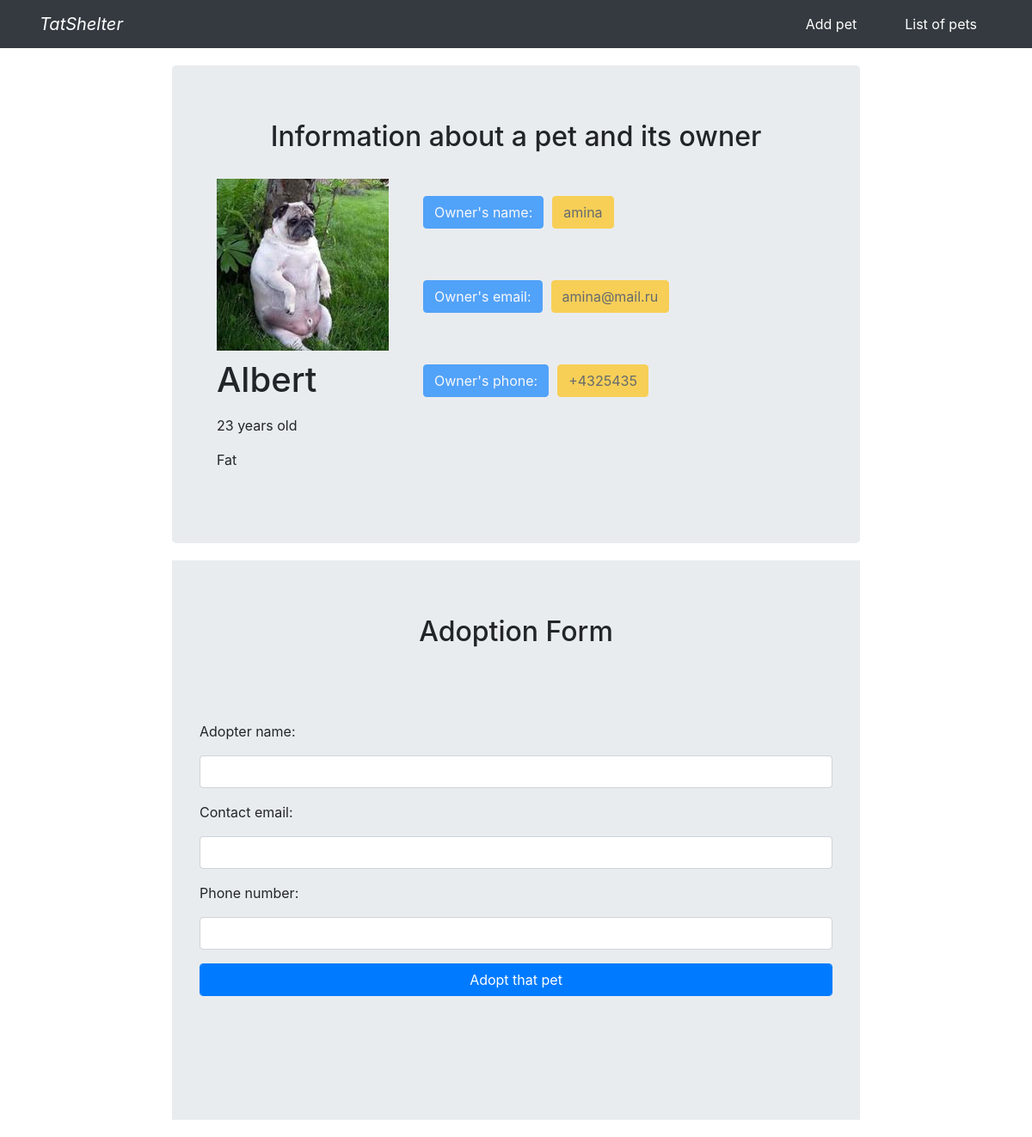
The app's page /pet/1, older data.
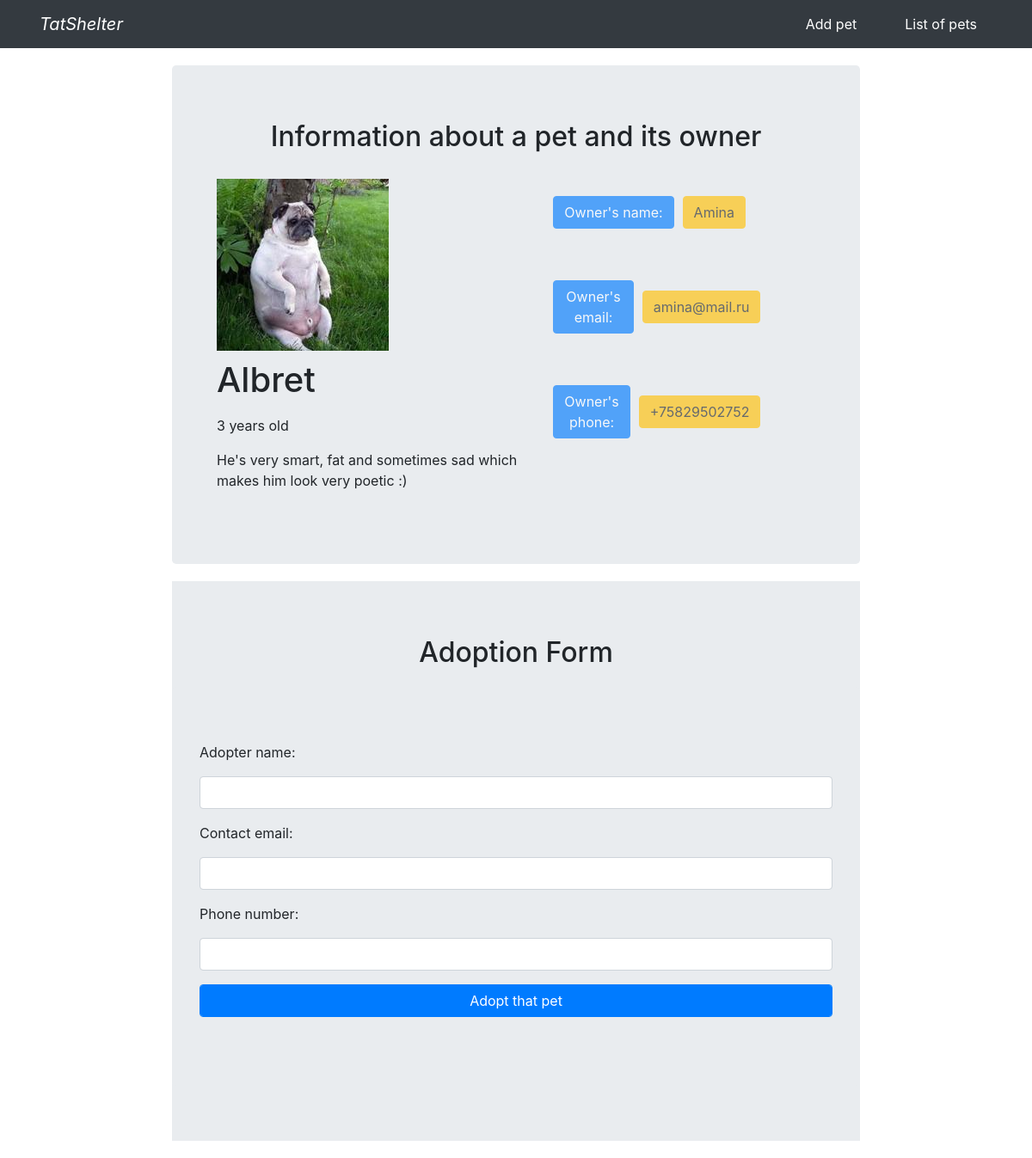
The same page, newer data.
### tatshelter.py (models this page shows, shortened)
class Pet(db.Model):
    __tablename__ = 'pets'
    id = db.Column(db.Integer, primary_key=True)
    name = db.Column(db.Text)
    pet_type = db.Column(db.Text)
    age = db.Column(db.Integer)
    info = db.Column(db.Text)
    adopted = db.Column(db.Boolean)
    owner_id = db.Column(db.Integer, db.ForeignKey('owners.id'))
    adopter_id = db.Column(db.Integer, db.ForeignKey('adopters.id'))
    pic = db.Column(db.String(64), nullable=False, default='default.jpg')

class Owner(db.Model):
    __tablename__ = 'owners'
    id = db.Column(db.Integer, primary_key=True)
    email = db.Column(db.Text, unique=True)
    full_name = db.Column(db.Text)
    phone_number = db.Column(db.Text)
    owned = db.relationship('Pet', backref='owner', lazy='dynamic')

### tatshelter.py (the view, shortened to what this page needs)
@app.route('/pet/<pet_id>', methods=['GET', 'POST'])
def pet(pet_id):
    pet_id = int(pet_id)
    pet = Pet.query.get(pet_id)
    owner = Owner.query.get(pet.owner_id)
    form = AdoptForm()
    return render_template('pet.html', form=form, pet=pet, owner=owner)

### forms.py
class AdoptForm(FlaskForm):
    name = StringField('Adopter name: ', [InputRequired(message="Please, provide adopter name")])
    email = StringField('Contact email: ', [InputRequired(message="Please, provide adopter contact email")])
    phone = StringField('Phone number: ', [InputRequired(message="Please, provide adopter contact phone")])
    submit = SubmitField('Adopt that pet')

### templates/pet.html (shortened to what this page needs)
{%extends "base.html"%}
{%block content%}
<div class="jumbotron" style="width: 800px; margin: 20px auto;">
  <h2 class="display-6" style="text-align: center; margin-bottom: 20px;">Information about a pet and its owner</h2>
  <div class="d-flex" style="width: 90%;">
    <div>
      <div class='image' style="margin: 10px 20px;">
        <img src="../static/{{pet.pic}}">
      </div>
      <div class="d-flex flex-column" style="margin: 5px 20px;">
        <h1 class="display-7">{{pet.name}}</h1>
        <p>{{pet.age}} years old</p>
        <p>{{pet.info}}</p>
      </div>
    </div>
    <div class="d-flex flex-column">
      <div class="d-flex align-items-center" style="margin: 20px 10px;">
        <div class="btn btn-primary disabled" style="margin: 10px 10px;">Owner's name:</div>
        <div class="btn btn-warning disabled">{{owner.full_name}}</div>
      </div>
      <div class="d-flex align-items-center" style="margin: 20px 10px;">
        <div class="btn btn-primary disabled" style="margin: 10px 10px;">Owner's email:</div>
        <div class="btn btn-warning disabled">{{owner.email}}</div>
      </div>
      <div class="d-flex align-items-center" style="margin: 20px 10px;">
        <div class="btn btn-primary disabled" style="margin: 10px 10px;">Owner's phone:</div>
        <div class="btn btn-warning disabled">{{owner.phone_number}}</div>
      </div>
    </div>
  </div>
</div>
<div class="jumbotron jumbotron-fluid" style="width: 800px; margin: 20px auto;">
  <h2 class="display-6" style="text-align: center; margin-bottom: 20px;">Adoption Form</h2>
    <form method="POST" enctype="multipart/form-data">
        <div class="jumbotron" style="width: 800px; margin: 0 auto;">
          <div class="form-group">
            {{ form.name.label(class="form-group") }}
            {{ form.name(class="form-control") }}
          </div>
          <div class="form-group">
            {{ form.email.label(class="form-group") }}
            {{ form.email(class="form-control") }}
          </div>
          <div class="form-group">
            {{ form.phone.label(class="form-group") }}
            {{ form.phone(class="form-control") }}
          </div>
          <div class="form-group">
            {{ form.submit(class="form-control btn btn-primary") }}
          </div>
        </div>
      </form>
</div>
{% endblock %}

Row changes from the older to the newer data that the page shows:
changed Pet: name "Albert" → "Albret"; age "23" → "3"; info "Fat" → "He's very smart, fat and sometimes sad which makes him look very poetic :)"
changed Owner "amina@mail.ru": full_name "amina" → "Amina"; phone_number "+4325435" → "+75829502752"
